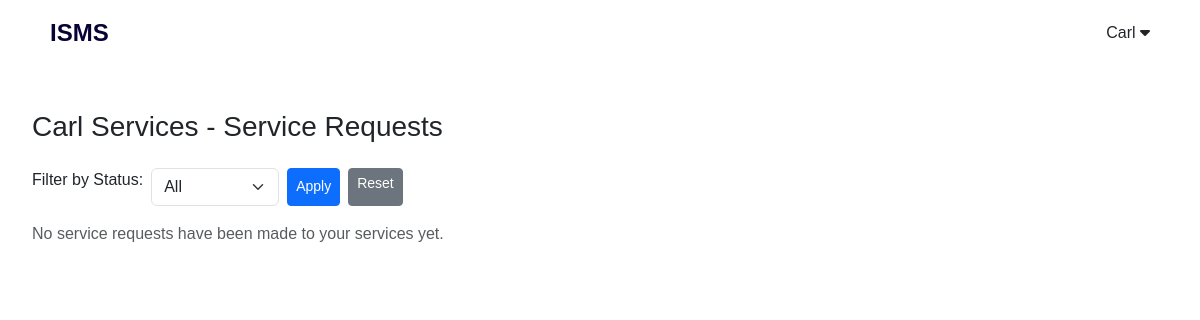
Before: /dashboard/requests/ (signed in) with the older database file.
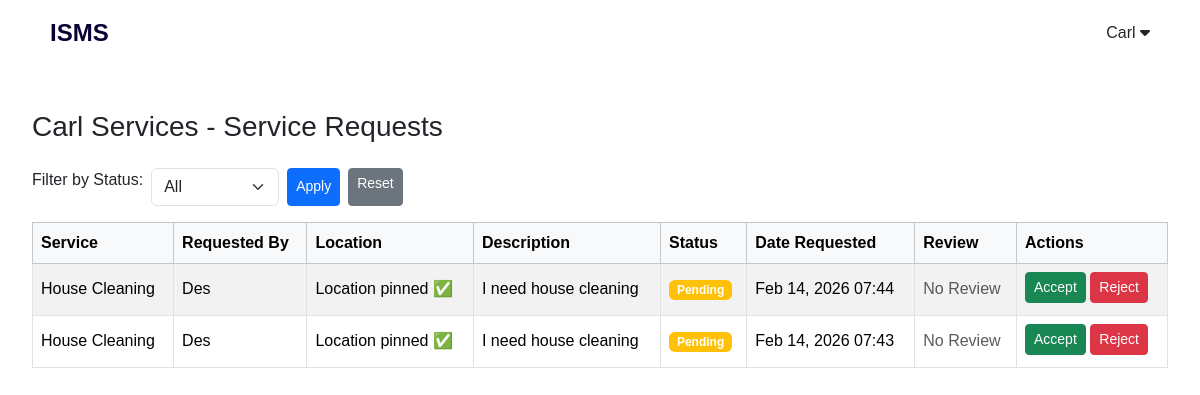
After: the same page with the newer database file.
### Match/models.py (models this page shows, shortened)
class User(AbstractUser):
    role = models.CharField(max_length=20, choices=USER_ROLES)
    phone = models.CharField(max_length=20, blank=True)
    location = models.CharField(max_length=100, blank=True)

class ServiceProvider(models.Model):
    user = models.OneToOneField(User, on_delete=models.CASCADE)
    company_name = models.CharField(max_length=255)
    contact_number = models.CharField(max_length=20)
    address = models.TextField()
    website = models.URLField(blank=True, null=True)
    profile_completed = models.BooleanField(default=False)
    is_verified = models.BooleanField(default=False)
    is_active = models.BooleanField(default=True)
    latitude = models.FloatField(blank=True, null=True)
    longitude = models.FloatField(blank=True, null=True)
    created_at = models.DateTimeField(auto_now_add=True, null=True)

class ServiceRequest(models.Model):
    user = models.ForeignKey(
        'User',
        on_delete=models.CASCADE,
        related_name='requests'
    )
    service = models.ForeignKey(
        Service,
        on_delete=models.CASCADE,
        related_name='requests'
    )
    latitude = models.DecimalField(max_digits=9, decimal_places=6, null=True, blank=True)
    longitude = models.DecimalField(max_digits=9, decimal_places=6, null=True, blank=True)
    location = models.CharField(max_length=255)  # Where service is needed
    description = models.TextField(blank=True)  # Optional extra details
    status_choices = (
        ('pending', 'Pending'),
        ('accepted', 'Accepted'),
        ('completed', 'Completed'),
        ('rejected', 'Rejected'),
    )
    status = models.CharField(max_length=20, choices=status_choices, default='pending')
    created_at = models.DateTimeField(auto_now_add=True)

class Service(models.Model):
    provider = models.ForeignKey(
        ServiceProvider,
        on_delete=models.CASCADE,
        related_name='services'
    )
    category = models.ForeignKey(ServiceCategory, on_delete=models.CASCADE)
    title = models.CharField(max_length=150)
    description = models.TextField()
    min_price = models.DecimalField(max_digits=10, decimal_places=2)
    max_price = models.DecimalField(max_digits=10, decimal_places=2)
    is_active = models.BooleanField(default=True)
    created_at = models.DateTimeField(auto_now_add=True)

### Match/views.py (the view)
# urls.py: path('dashboard/requests/', views.provider_requests, name='provider_requests'),
@login_required
def provider_requests(request):
    if request.user.role != 'company':
        return redirect('login')
    provider = get_object_or_404(ServiceProvider, user=request.user)
    requests_qs = ServiceRequest.objects.filter(service__provider=provider).order_by('-created_at')
    status_filter = request.GET.get('status')
    if status_filter in ['pending', 'accepted', 'completed', 'rejected']:
        requests_qs = requests_qs.filter(status=status_filter)
    context = {
        'provider': provider,
        'service_requests': requests_qs,
        'status_filter': status_filter,
    }
    return render(request, 'Match/provider_requests.html', context)

### Match/templates/Match/provider_requests.html (shortened to what this page needs)
{% extends "Match/base.html" %}
{% block content %}
<link href="https://cdn.jsdelivr.net/npm/bootstrap@5.3.2/dist/css/bootstrap.min.css" rel="stylesheet">
<div class="container-fluid mt-4">
  <h3 class="mb-4">{{ provider.company_name }} - Service Requests</h3>
  <div class="mb-3 d-flex align-items-center gap-2">
    <form method="get" class="d-flex gap-2 flex-wrap">
      <label for="status">Filter by Status:</label>
      <select name="status" id="status" class="form-select w-auto">
        <option value="">All</option>
      </select>
      <button type="submit" class="btn btn-primary btn-sm">Apply</button>
      <a href="{% url 'provider_requests' %}" class="btn btn-secondary btn-sm">Reset</a>
    </form>
  </div>
  {% if service_requests %}
    <div class="table-responsive">
      <table class="table table-striped table-bordered align-middle">
        <thead class="table-light">
          <tr>
            <th>Service</th>
            <th>Requested By</th>
            <th>Location</th>
            <th>Description</th>
            <th>Status</th>
            <th>Date Requested</th>
            <th>Review</th>
            <th>Actions</th>
          </tr>
        </thead>
        <tbody>
          {% for req in service_requests %}
            <tr>
              <td>{{ req.service.title }}</td>
              <td>{{ req.user.username }}</td>
              <td>{{ req.location }}</td>
              <td>{{ req.description|default:"-" }}</td>
              <td>
                <span class="badge
                  {% if req.status == 'pending' %}bg-warning
                  {% elif req.status == 'accepted' %}bg-info
                  {% elif req.status == 'completed' %}bg-success
                  {% elif req.status == 'rejected' %}bg-danger
                  {% endif %}
                ">
                  {{ req.get_status_display }}
                </span>
              </td>
              <td>{{ req.created_at|date:"M d, Y H:i" }}</td>
              <td>
                {% if req.review %}
                  <span class="text-success">⭐ {{ req.review.rating }}</span>
                {% else %}
                  <span class="text-muted">No Review</span>
                {% endif %}
              </td>
              <td>
                {% if req.status == 'pending' %}
                  <a href="{% url 'accept_request' req.id %}" class="btn btn-success btn-sm mb-1">Accept</a>
                  <a href="{% url 'reject_request' req.id %}" class="btn btn-danger btn-sm mb-1">Reject</a>
                {% else %}
                  <span class="text-muted">No Actions</span>
                {% endif %}
              </td>
            </tr>
          {% endfor %}
        </tbody>
      </table>
    </div>
  {% else %}
    <p class="text-muted">No service requests have been made to your services yet.</p>
  {% endif %}
</div>
{% endblock %}

### Match/templates/Match/base.html (shortened to what this page needs)
<!DOCTYPE html>
<html lang="en">
<head>
    <link rel="stylesheet" href="https://cdnjs.cloudflare.com/ajax/libs/font-awesome/6.5.0/css/all.min.css">
</head>
<body>
<header>
    <a href="{% url 'landing_page' %}" class="logo">ISMS</a>
    <nav>
        {% if user.is_authenticated %}
            <div class="dropdown">
                <span>{{ user.username }} <i class="fa fa-caret-down"></i></span>
            </div>
        {% else %}
            <a href="{% url 'login' %}">Login</a>
            <a href="{% url 'provider_signup_step1' %}">Sign Up as Pro</a>
        {% endif %}
    </nav>
</header>
<main>
    {% block content %}{% endblock %}
</main>
</body>
</html>

### Match/templates/Match/base.html (style rules this page uses)
* { margin:0; padding:0; box-sizing:border-box; font-family: Arial, sans-serif; }
body { background: white; color:#06253f; min-height:100vh; }
header { width: 100%; padding: 15px 50px; display: flex; justify-content: space-between; align-items: center; background-color:white; position: sticky; top: 0; z-index: 100; }
header a.logo { font-size: 1.5em; font-weight: bold; color: rgb(8, 3, 53); text-decoration: none; }
nav { display: flex; align-items: center; gap: 20px; }
.dropdown { position: relative; display: inline-block; cursor: pointer; }
main { display: block; padding: 20px; min-height: auto; text-align: left; }

Changed rows visible on the page:
added ServiceRequest: service "House Cleaning", user.username "Des", location "Location pinned ✅", description "I need house cleaning", status "Pending", created_at "Feb 14, 2026 07:44", shows "No Review", shows "Accept"
added ServiceRequest: service "House Cleaning", user.username "Des", location "Location pinned ✅", description "I need house cleaning", status "Pending", created_at "Feb 14, 2026 07:43", shows "No Review", shows "Accept"
Other visible differences:
text no longer shown: "No service requests have been made to your services yet."
text now shown: "Service Requested By Location Description Status Date Requested Review Actions"
